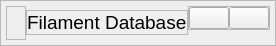
  <widget class="QFrame" name="TitleBar">
   <property name="geometry">
    <rect>
     <x>600</x>
     <y>600</y>
     <width>263</width>
     <height>46</height>
    </rect>
   </property>
   <property name="frameShape">
    <enum>QFrame::StyledPanel</enum>
   </property>
   <property name="frameShadow">
    <enum>QFrame::Raised</enum>
   </property>
   <layout class="QHBoxLayout" name="horizontalLayout_27">
    <property name="spacing">
     <number>0</number>
    </property>
    <property name="leftMargin">
     <number>5</number>
    </property>
    <property name="topMargin">
     <number>5</number>
    </property>
    <property name="rightMargin">
     <number>5</number>
    </property>
    <property name="bottomMargin">
     <number>5</number>
    </property>
    <item>
     <widget class="QFrame" name="frame_9">
      <property name="frameShape">
       <enum>QFrame::StyledPanel</enum>
      </property>
      <property name="frameShadow">
       <enum>QFrame::Raised</enum>
      </property>
      <layout class="QHBoxLayout" name="horizontalLayout_28"/>
     </widget>
    </item>
    <item alignment="Qt::AlignHCenter|Qt::AlignVCenter">
     <widget class="QFrame" name="window_title_5">
      <property name="frameShape">
       <enum>QFrame::StyledPanel</enum>
      </property>
      <property name="frameShadow">
       <enum>QFrame::Raised</enum>
      </property>
      <layout class="QHBoxLayout" name="horizontalLayout_29">
       <property name="spacing">
        <number>0</number>
       </property>
       <property name="leftMargin">
        <number>0</number>
       </property>
       <property name="topMargin">
        <number>0</number>
       </property>
       <property name="rightMargin">
        <number>0</number>
       </property>
       <property name="bottomMargin">
        <number>0</number>
       </property>
       <item>
        <widget class="QLabel" name="Title_5">
         <property name="font">
          <font>
           <pointsize>14</pointsize>
          </font>
         </property>
         <property name="text">
          <string>Filament Database</string>
         </property>
        </widget>
       </item>
      </layout>
     </widget>
    </item>
    <item alignment="Qt::AlignRight|Qt::AlignTop">
     <widget class="QFrame" name="window_actions_5">
      <property name="frameShape">
       <enum>QFrame::StyledPanel</enum>
      </property>
      <property name="frameShadow">
       <enum>QFrame::Raised</enum>
      </property>
      <layout class="QHBoxLayout" name="horizontalLayout_30">
       <property name="spacing">
        <number>0</number>
       </property>
       <property name="leftMargin">
        <number>0</number>
       </property>
       <property name="topMargin">
        <number>0</number>
       </property>
       <property name="rightMargin">
        <number>0</number>
       </property>
       <property name="bottomMargin">
        <number>0</number>
       </property>
       <item>
        <widget class="QPushButton" name="minimize_button">
         <property name="text">
          <string/>
         </property>
         <property name="icon">
          <iconset>
           <normaloff>Minus.png</normaloff>Minus.png</iconset>
         </property>
         <property name="iconSize">
          <size>
           <width>24</width>
           <height>24</height>
          </size>
         </property>
        </widget>
       </item>
       <item>
        <widget class="QPushButton" name="close_button">
         <property name="text">
          <string/>
         </property>
         <property name="icon">
          <iconset>
           <normaloff>close.png</normaloff>close.png</iconset>
         </property>
         <property name="iconSize">
          <size>
           <width>24</width>
           <height>24</height>
          </size>
         </property>
        </widget>
       </item>
      </layout>
     </widget>
    </item>
   </layout>
  </widget>
